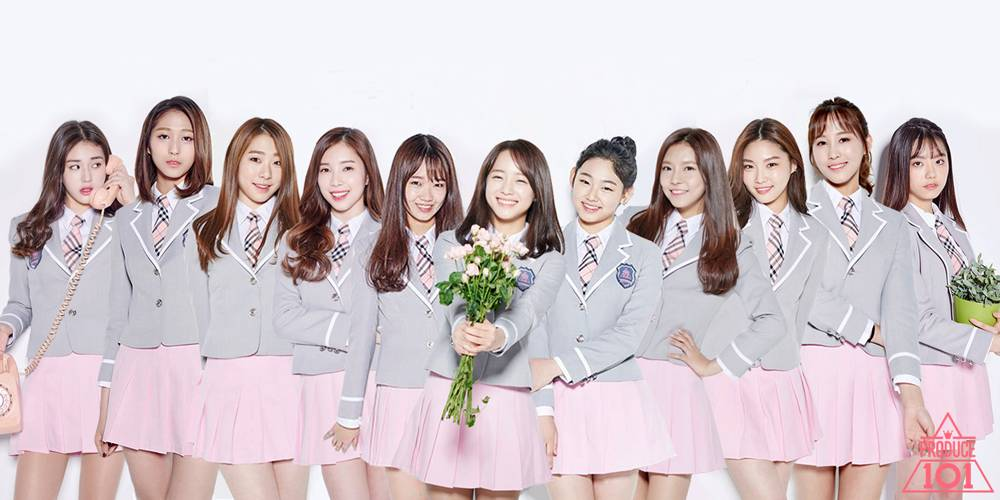
#> input picture images/ioi2.jpg, 1000 x 500 px
$ jupyter execute --allow-errors face_detection.ipynb   (shell and % lines are left out)
#> lines starting #> are read from the running program, lines starting #| are printed output that depends on the picture; after the words box and inside, x2 and y2 are one past the last pixel; in counts of white or black regions, pixels touching at a corner belong together
[cell 1]
import numpy as np
import cv2
import matplotlib.pyplot as plt
import time

# Face detection

In this tutorial, we will see how to detect faces with haar cascade classifier of OpenCV.

---

[cell 2]
# Create the haar cascade
cascPath = 'detect/haarcascade_frontalface_alt.xml'
# cascPath = 'detect/haarcascade_frontalface_default.xml'
faceCascade = cv2.CascadeClassifier(cascPath)

[cell 3]
# Read the image
img = cv2.imread('../images/ioi2.jpg')
#> img is the input picture: shape (500, 1000, 3); mean B, G, R 202.9, 198.9, 211.1
plt.imshow(cv2.cvtColor(img, cv2.COLOR_BGR2RGB))

[cell 4]
def detect_faces_show(fpath):
#> called with fpath = '../images/ioi.jpg'
    img = cv2.imread(fpath)
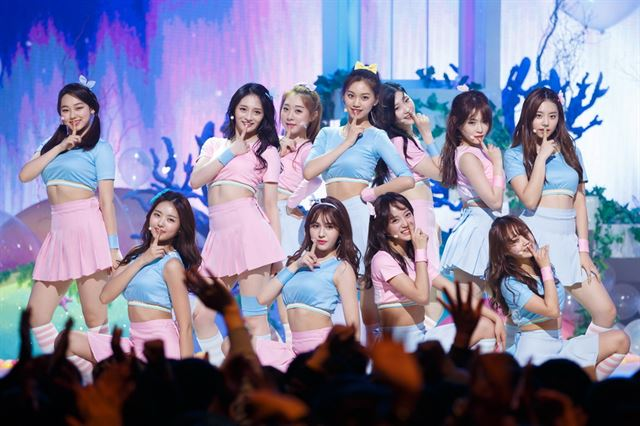
#> input picture images/ioi.jpg, 640 x 426 px
#> img is the input picture: shape (426, 640, 3); mean B, G, R 158.4, 129.8, 132.9
    gray = cv2.cvtColor(img, cv2.COLOR_BGR2RGB)

    # Detect faces in the image
    faces = faceCascade.detectMultiScale(
        gray,
        scaleFactor=1.2,
        minNeighbors=5,
        minSize=(30, 30),
        flags = cv2.CASCADE_SCALE_IMAGE
    )
#> faces = [[337, 80, 43, 43], [230, 94, 40, 40], [273, 93, 40, 40], [527, 100, 39, 39], [304, 211, 39, 39]]
    print("Found %d faces!" % len(faces))
#| Found 5 faces!

    # Draw a rectangle around the faces
    for (x, y, w, h) in faces:
        cv2.rectangle(img, (x, y), (x+w, y+h), (0, 255, 0), 4)
#> this loop made 5 passes
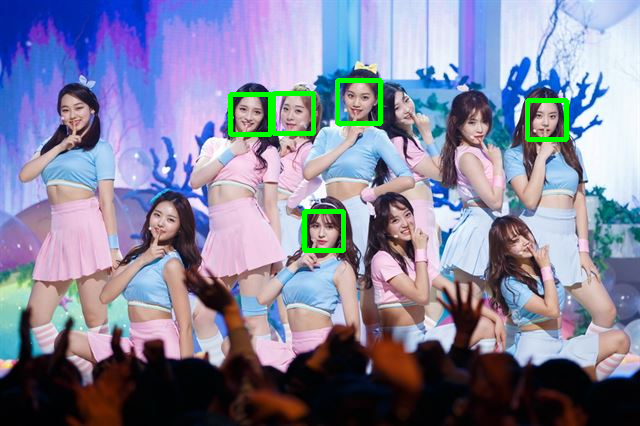
#> img: shape (426, 640, 3); 1.42% of pixels changed, all inside (x1, y1, x2, y2) = (228, 78, 569, 253)
    plt.imshow(cv2.cvtColor(img, cv2.COLOR_BGR2RGB))

[cell 5]
detect_faces_show('../images/ioi.jpg')

[cell 6]
detect_faces_show('../images/ioi2.jpg')
#> call 2 of detect_faces_show, with fpath = '../images/ioi2.jpg'
#> in detect_faces_show (call 2), `faces = faceCascade.detectMultiScale( gray, scaleFactor=1.2, minNeighb..`: faces = [[481, 159, 53, 53], [145, 115, 59, 59], [808, 122, 53, 53], [239, 140, 54, 54], [58, 145, 55, 55], [651, 148, 53, 53], [733, 143, 57, 57], [309, 149, 58, 58], [400, 165, 52, 52], [903, 143, 55, 55], [564, 160, 63, 63]]
#| Found 11 faces!
#> the loop in detect_faces_show (call 2), `for (x, y, w, h) in faces:` made 11 passes
#> after the loop in detect_faces_show (call 2), `for (x, y, w, h) in faces:`:
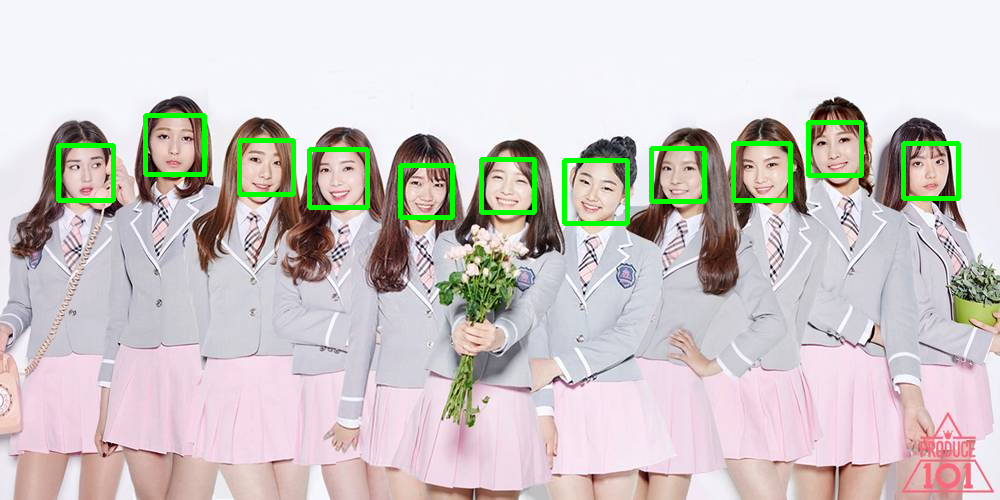
#> img: shape (500, 1000, 3); 2.42% of pixels changed, all inside (x1, y1, x2, y2) = (56, 113, 961, 226)

---

# Practice - Face & Eye Detection

Given an image of two people,
- Detect two faces,
- In each ROI of face, detect two eyes.

[cell 7]
# Detect faces and eyes using these cascade classifiers
face_cascade = cv2.CascadeClassifier('detect/haarcascade_frontalface_default.xml')
eye_cascade = cv2.CascadeClassifier('detect/haarcascade_eye.xml')

img = cv2.imread('../images/kidman-cruise.jpg')
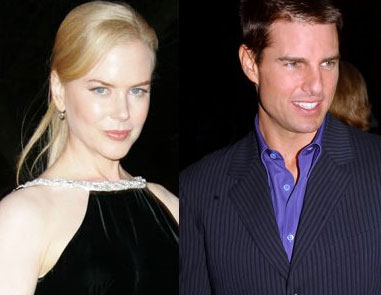
#> input picture images/kidman-cruise.jpg, 381 x 295 px
#> img is the input picture: shape (295, 381, 3); mean B, G, R 71.8, 71.5, 82.8
plt.imshow(cv2.cvtColor(img, cv2.COLOR_BGR2RGB))

[cell 8]
img = cv2.imread('../images/kidman-cruise.jpg')
gray = cv2.cvtColor(img, cv2.COLOR_BGR2GRAY)
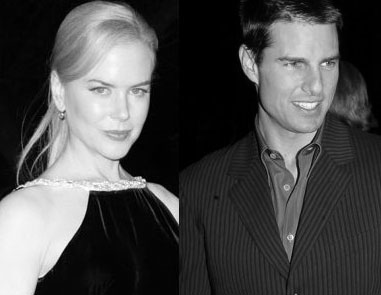
#> gray: shape (295, 381); min 0, max 255, mean 74.9

#================ YOUR CODE HERE ===================
# Please tune 'scaleFactor' and 'minSize' arguments to detect all faces and eyes

# faces = face_cascade ...
#> (the rest of this cell did not finish here and is left out)
